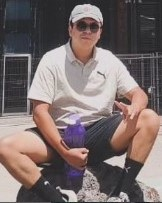
#> input picture Practica10/yo.jpg, 162 x 203 px
$ python practica10.py
#> lines starting #> are read from the running program, lines starting #| are printed output that depends on the picture
"""
Created on 01 May 16:14:44 2024
@author: Jesus Alejandro Montes Aguila
"""
import cv2
import numpy as np

def mostrarImagen(imagen, titulo:str='', tiempo:int=0):
    cv2.imshow(titulo, imagen)
    cv2.waitKey(tiempo)
    cv2.destroyAllWindows()

imagen = cv2.imread("yo.jpg", 0)
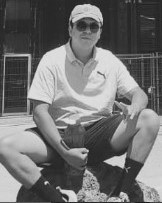
#> imagen: shape (203, 162); min 17, max 239, mean 112.5
m,n=imagen.shape
#> m = 203; n = 162
imagenA = np.zeros_like(imagen)
imagenB = np.zeros_like(imagen)
imagenM = np.zeros_like(imagen)


kernel1 = np.array([[1,1,1],[0,0,0],[-1,-1,-1]])
kernel2 = np.array([[-1,-1,-1],[0,0,0],[1,1,1]])
kernel2 = np.transpose(kernel2)

print(kernel1)
print(kernel2)

def gradiente(k, img, imgres):
    for x in range(m-2):
        for y in range(n-2):
            res=np.sum(img[x:3+x,y:3+y]*k)
            if res>50:
                imgres[x,y]=res
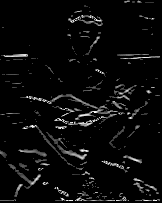
#> imgres: shape (203, 162); min 0, max 255, mean 10.6

gradiente(kernel1, imagen, imagenA)
gradiente(kernel2, imagen, imagenB)
#> after the loop in gradiente (call 2), `for x in range(m-2):`:
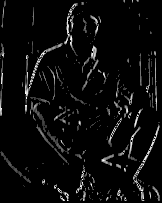
#> imgres: shape (203, 162); min 0, max 255, mean 11.3

for x in range(m-2):
    for y in range(n-2):
        imagenM[x, y]= abs(imagenA[x,y]) + abs(imagenB[x,y])
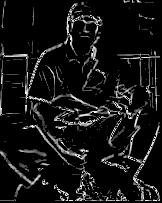
#> imagenM: shape (203, 162); min 0, max 255, mean 20.4

a=cv2.hconcat((imagen, imagenA))
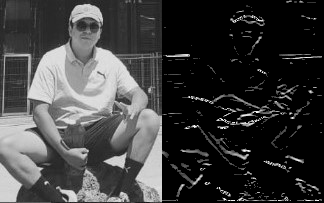
#> a: shape (203, 324); min 0, max 255, mean 61.6
b=cv2.hconcat((imagenB, imagenM))
c=cv2.vconcat((a,b))
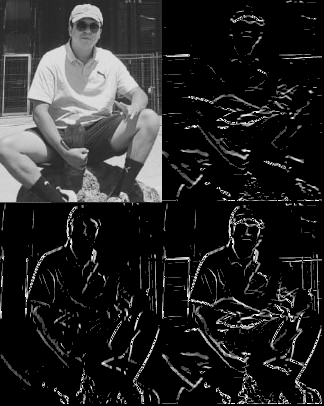
#> c: shape (406, 324); min 0, max 255, mean 38.7

mostrarImagen(c, titulo='resultado', tiempo=0)
cv2.imwrite('yoFiltrado.jpg', c)
